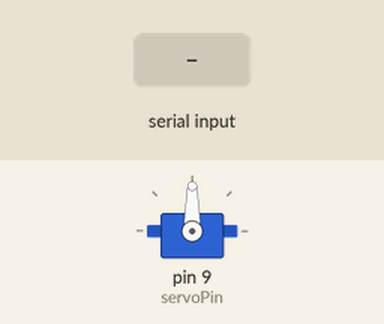
Simulated run of this sketch. Board: Arduino Uno, built with avr-gcc and run on an emulated ATmega328P. Parts: servo. Inputs (shaded band) come from the test bench.

Above: at 1.2 s.
1.3 s: "1" received over Serial
At 2.4 s:
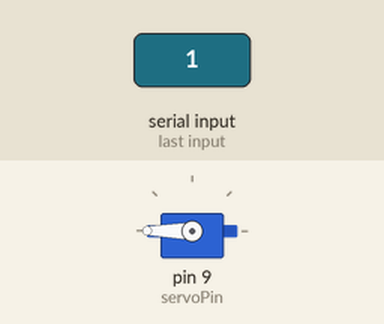
2.8 s: "0" received over Serial
At 3.5 s:
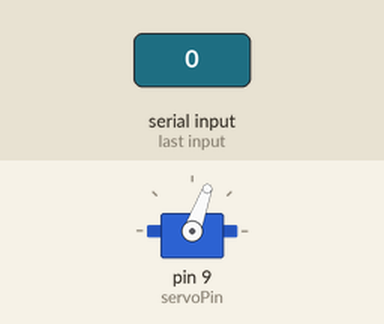
Timing chart, 0 to 5.8 s (numbered marks = the images above; inputs shaded):
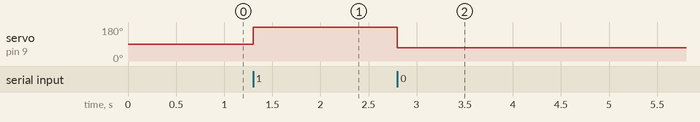

The sketch:

servo_control.ino
```cpp
#include <Servo.h>

Servo cutterServo;
const int servoPin = 9;

void setup() {
  Serial.begin(9600);
  cutterServo.attach(servoPin);

  // Start the motor in the STOPPED state (90 means stop for your motor)
  cutterServo.write(90);
}

void loop() {
  if (Serial.available() > 0) {
    char command = Serial.read();

    if (command == '1') {
      // OPEN BLADES
      cutterServo.write(225);  // 1. Start spinning forward
      delay(1000);              // 2. Keep spinning for 400 milliseconds
      // 3. FORCE STOP
    }
    else if (command == '0') {
      // CLOSE BLADES
      cutterServo.write(70);    // 1. Start spinning backward
      delay(1000);              // 2. Keep spinning for 400 milliseconds
     // 3. FORCE STOP
    }
  }
}
```

Measured:
- after the input at 1.3 s, servo on pin 9 (servoPin): 90° → 180° at once
- after the input at 2.8 s, servo on pin 9 (servoPin): 180° → 70° at once
